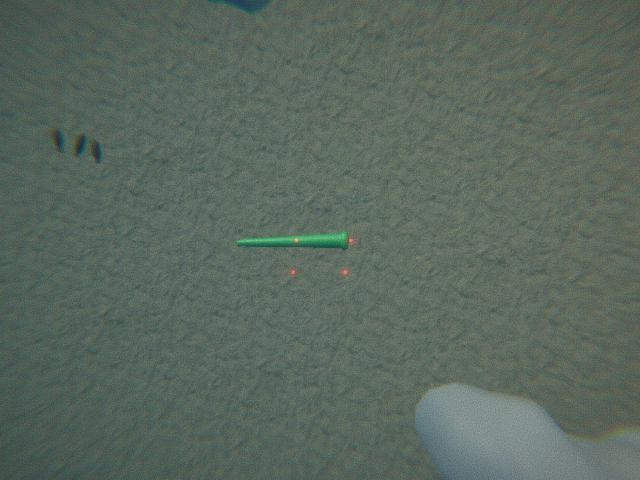
#> input picture tests/im-tests/test0.jpg, 640 x 480 px; its folder holds only this picture in this run
$ python image_test_suite.py   (older library calls are emulated)
#> lines starting #> are read from the running program, lines starting #| are printed output that depends on the picture
### tests/visualPercepUtils.py
import math

import matplotlib.pyplot as plt


def computeRowsCols(N, m, n):
    """
    Calcula el número de filas y columnas necesarias para un subplot
    :param N: número de subfiguras
    :param m: preferencia de filas
    :param n: preferencia de columnas
    :return: número de filas y de columnas (tupla) generado
    """
    # print(N, m, n)
    if m is None:
        m = math.sqrt(N)
        if n is None:
            n = math.ceil(N / m)
        else:
            m = math.ceil(N / n)
    else:
        if n is None:
            n = math.ceil(N / m)
        else:
            m = math.ceil(N / n)
    m, n = max(1, m), max(1, n)
    m, n = math.ceil(m), math.ceil(n)
    # print(m, n)
    return m, n


def showInGrid(imgs, m=None, n=None, title="", subtitles=None, xlims=None, ylims=None):
    """
    Mostrar las imágenes en subplots de la misma figura.
    :param imgs: imágenes a mostrar
    :param m: preferencia de número de filas
    :param n: preferencia de número de columnas
    :param title: título global de la figura
    :param subtitles: subtítulo de cada subfigura (una por imagen)
    :param xlims: límites en el eje X (el orden se ignora para mantener la imagen derecha)
    :param ylims: límites en el eje Y (el orden se ignora para mantener la imagen derecha)
    :return: None
    """
    N = len(imgs)

    m, n = computeRowsCols(N, m, n)
    # print(m,n)
    fig = plt.figure(figsize=(m, n))
    plt.gray()
    for i in range(1, N + 1):  # por cada imagen...
        ax = fig.add_subplot(m, n, i)
        if len(imgs[i - 1].shape) >= 2:
            # Es imagen 2D
            plt.imshow(imgs[i - 1])
            if xlims:
                if xlims[0] < xlims[1]:
                    plt.xlim(xlims[0], xlims[1])
                else:
                    plt.xlim(xlims[1], xlims[0])
            if ylims:
                if ylims[0] < ylims[1]:
                    plt.ylim(ylims[1], ylims[0])
                else:
                    plt.ylim(ylims[0], ylims[1])
        else:
            # Es un vector unidimensional
            plt.plot(imgs[i - 1])
        if subtitles is not None:
            ax.set_title(subtitles[i - 1])

    fig.suptitle(title)
    mng = plt.get_current_fig_manager()
    mng.window.state("zoomed")
    plt.show(block=True)

### tests/image_test_suite.py
import glob
import os
import shutil

import cv2 as cv
import numpy as np
from PIL import Image

import visualPercepUtils as vpu


def get_contour_eccentricity(contour):
    (_, _), (ma, MA), _ = cv.fitEllipse(contour)
    return np.sqrt(1-(ma/MA)**2)


# def filter(orig: np.array, last_modified: np.array) -> np.array:
#     return cv.GaussianBlur(last_modified, (17, 17), 0)


def hue(orig: np.array, last_modified: np.array) -> np.array:
    hsv = cv.cvtColor(orig, cv.COLOR_RGB2HSV)
    return hsv[:, :, 0]


def saturation(orig: np.array, last_modified: np.array) -> np.array:
    hsv = cv.cvtColor(orig, cv.COLOR_RGB2HSV)
    return hsv[:, :, 1]


def value(orig: np.array, last_modified: np.array) -> np.array:
    hsv = cv.cvtColor(orig, cv.COLOR_RGB2HSV)
    return hsv[:, :, 2]


def threshold_sat(orig: np.array, last_modified: np.array) -> np.array:
    filtered = cv.GaussianBlur(orig, (9, 9), 0)
    hsv = cv.cvtColor(filtered, cv.COLOR_RGB2HSV)
    sat = hsv[:, :, 1]
    max_sat = np.max(sat)
    mean_sat = np.mean(sat)
    th_sat = (max_sat+mean_sat)/2 - 15

    # ret, th = cv.threshold(sat, th_sat, 255, cv.THRESH_BINARY)
    return cv.inRange(hsv, (10, th_sat, 0), (180, 255, 255))


def threshold_sat_adaptive(orig: np.array, last_modified: np.array) -> np.array:
    filtered = cv.GaussianBlur(orig, (17, 17), 0)
    hsv = cv.cvtColor(filtered, cv.COLOR_RGB2HSV)
    sat = hsv[:, :, 1]
    th = cv.adaptiveThreshold(sat, 255, cv.ADAPTIVE_THRESH_GAUSSIAN_C, cv.THRESH_BINARY, 35, -4)
    return th


def threshold_value(orig: np.array, last_modified: np.array) -> np.array:
    filtered = cv.GaussianBlur(orig, (5, 5), 0)
    hsv = cv.cvtColor(filtered, cv.COLOR_RGB2HSV)
    value = hsv[:, :, 2]
    ret, th = cv.threshold(hsv[:, :, 1], 0, 255, cv.THRESH_BINARY + cv.THRESH_OTSU)
    return np.logical_and(value > np.mean(value) + 5, th)


def canny_sat(orig: np.array, last_modified: np.array) -> np.array:
    filtered = cv.GaussianBlur(orig, (9, 9), 0)
    hsv = cv.cvtColor(filtered, cv.COLOR_RGB2HSV)
    edges = cv.Canny(hsv[:, :, 1], 30, 70)
    contours, hierarchy = cv.findContours(edges, cv.RETR_CCOMP, cv.CHAIN_APPROX_NONE)
    for i in range(len(contours)):
        if hierarchy[0][i][3] >= 0:  # has parent, inner (hole) contour of a closed edge (looks good)
            cv.drawContours(orig, contours, i, (255, 255, 255), 5, 8)
    return orig


def opening(orig: np.array, last_modified: np.array) -> np.array:
    kernel = cv.getStructuringElement(cv.MORPH_RECT, (5, 5))
    return cv.morphologyEx(last_modified, cv.MORPH_OPEN, kernel)


def close(orig: np.array, last_modified: np.array) -> np.array:
    kernel = cv.getStructuringElement(cv.MORPH_RECT, (7, 7))
    return cv.morphologyEx(last_modified, cv.MORPH_CLOSE, kernel)


def remove_spurious_contours(orig: np.array, last_modified: np.array) -> np.array:
    contours, _ = cv.findContours(last_modified, cv.RETR_LIST, cv.CHAIN_APPROX_NONE)
    contours = [cnt for cnt in contours if cv.contourArea(cnt) > 200]
    mask = np.zeros(last_modified.shape, np.uint8)
    cv.drawContours(mask, contours, -1, 255, -1, 8)
    return mask


def max_ecc(orig: np.array, last_modified: np.array) -> np.array:
    contours, _ = cv.findContours(last_modified, cv.RETR_LIST, cv.CHAIN_APPROX_NONE)
    tuples = map(lambda cnt: (cnt, get_contour_eccentricity(cnt)), contours)
    higher_095 = list(filter(lambda tupl: tupl[1] >= 0.95, tuples))

    mask = np.zeros(last_modified.shape, np.uint8)
    if len(higher_095) > 0:
        max_ecc = max(higher_095, key=lambda tupl: tupl[1])[0]  # returns a tuple
        cv.drawContours(mask, [max_ecc], -1, 255, -1, 8)
    return mask


def convex_hull(orig: np.array, last_modified: np.array) -> np.array:
    contours, _ = cv.findContours(last_modified, cv.RETR_LIST, cv.CHAIN_APPROX_NONE)
    tube = cv.convexHull(contours[0])
    mask = np.zeros(last_modified.shape, np.uint8)
    cv.drawContours(mask, [tube], -1, 255, -1, 8)
    return mask


# Utility method
def normalize(im: np.array) -> np.array:
    """
    Linear normalization
    http://en.wikipedia.org/wiki/Normalization_%28image_processing%29
    """
    im = im.astype(np.float)
    minval = np.min(im)
    maxval = np.max(im)
    if minval != maxval:
        im -= minval
        im *= (255.0/(maxval-minval))
    return im.astype(np.uint8)


if __name__ == "__main__":
    use_critical = False
    show_intermediate_figures = False

    if use_critical:
        input_path = "tests/critical/"
        files = [input_path + "critical" + str(num) + ".jpg"
                 for num in [66, 71, 76, 77, 78, 80, 84, 85, 90, 101]]
    else:
        input_path = "im-tests/"
        files = glob.glob(input_path + "test*.jpg")

    if os.path.exists(input_path + "out/"):
        shutil.rmtree(input_path + "out/")

    transforms = [hue, saturation, threshold_sat, opening, close, remove_spurious_contours, max_ecc, convex_hull]

    imgs_pil = [Image.open(file) for file in files]
#> imgs_pil = 1 item
    imgs_np = [np.array(img_pil) for img_pil in imgs_pil]
#> imgs_np = 1 item
    imgs_transformed = imgs_np.copy()
#> imgs_transformed = 1 item

    vpu.showInGrid(imgs_np, title="Imágenes originales", subtitles=files)
#> in showInGrid, `N = len(imgs)`: N = 1

    for index in range(len(transforms)):
        transform = transforms[index]
        imgs_transformed = [transform(imgs_np[i], imgs_transformed[i]) for i in range(len(imgs_np))]

        if show_intermediate_figures:
            vpu.showInGrid(imgs_transformed, title=transform.__name__, subtitles=files)

        for j in range(len(imgs_np)):
            _, filename = os.path.split(files[j])
            folder = input_path + "out/" + str(index+1) + "_" + transform.__name__
            if not os.path.exists(folder):
                os.makedirs(folder)
            filename1 = os.path.splitext(filename)[0] + ".png"
            filename2 = os.path.splitext(filename)[0] + "_normalized.png"
            Image.fromarray(imgs_transformed[j]).save(folder + "/" + filename1)
            Image.fromarray(normalize(imgs_transformed[j])).save(folder + "/" + filename2)
#> this loop made 8 passes
#> pass 1, `Image.fromarray(imgs_transformed[j]).save(folder + "/" + filename1)`:
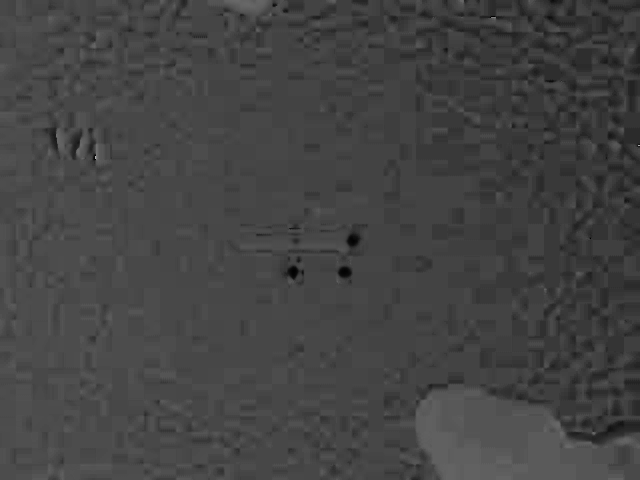
#> saved as test0.png: PIL image 640x480 L; min 0, max 177, mean 67.5
#> pass 1, in normalize, `im *= (255.0/(maxval-minval))`:
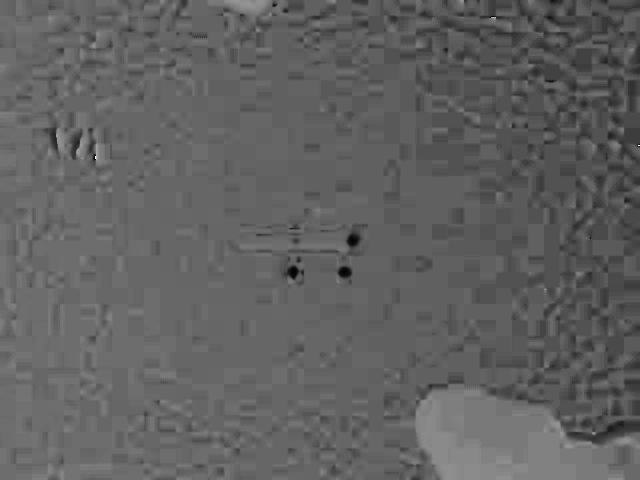
#> im: shape (480, 640) float64; min 0, max 255, mean 97.2

    vpu.showInGrid(imgs_transformed, title="Imágenes procesadas")
#> call 2 of showInGrid, with title = 'Imágenes procesadas'
#> in showInGrid (call 2), `plt.show(block=True)`:
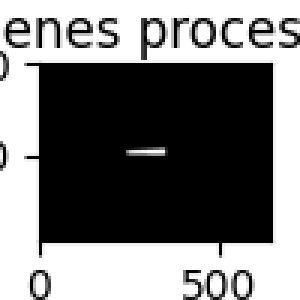
#> figure drawn by matplotlib, 1 panel
